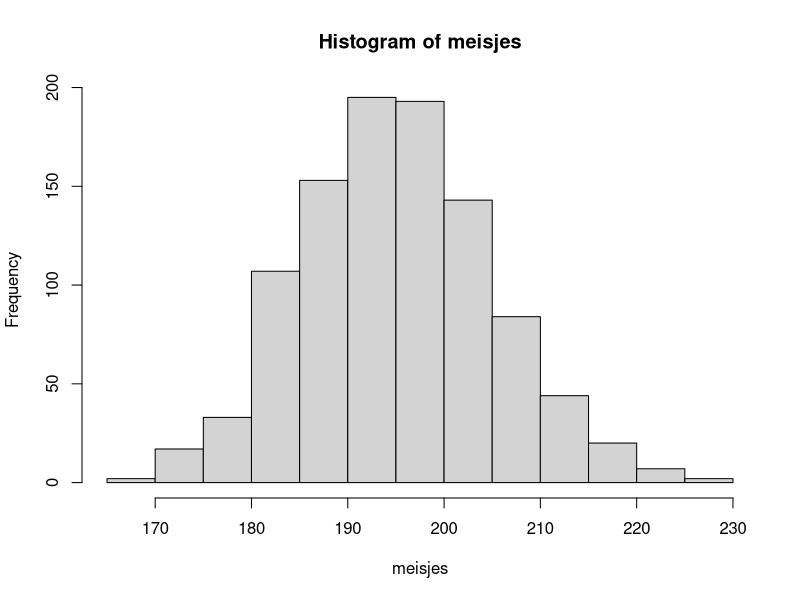
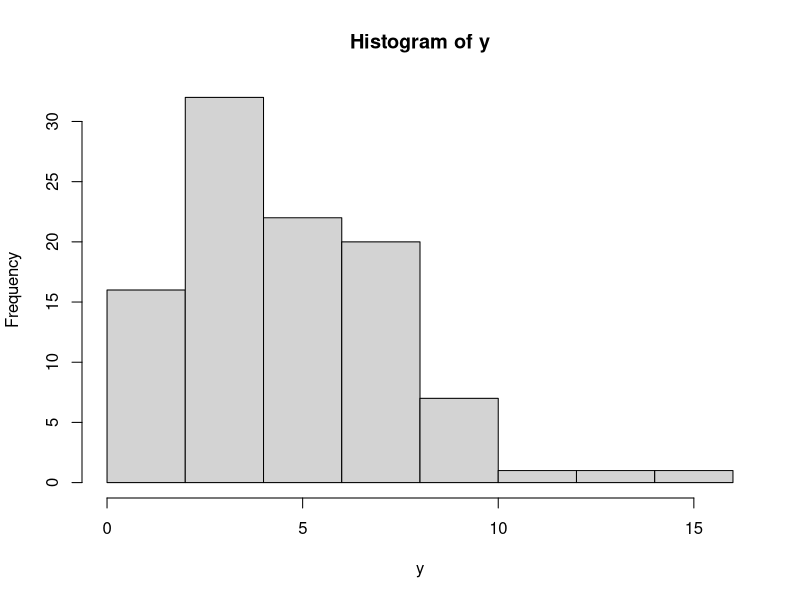
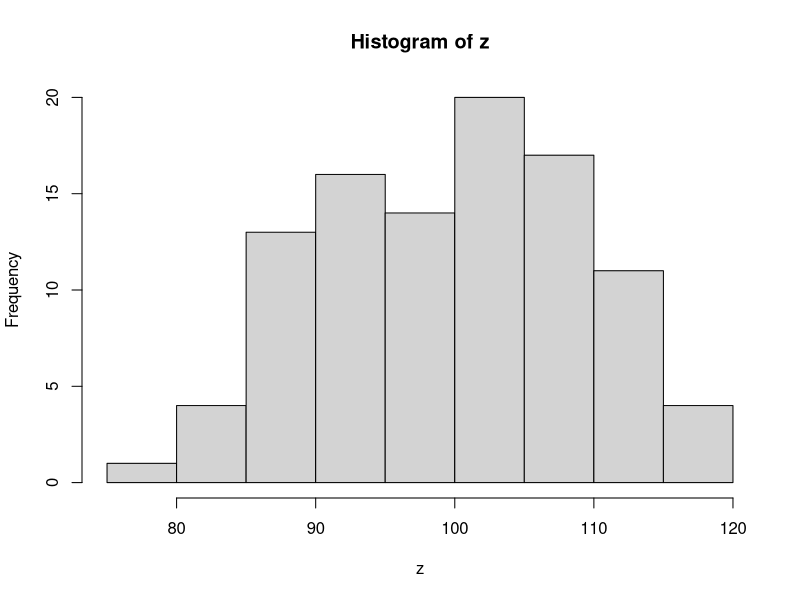

These charts were generated, in order, by the following R code:
## ---- chunk 1
worpen <- sample(c("k", "m"), size = 15, replace = TRUE)
worpen
table(worpen)
## ---- chunk 2
worpen <- sample(0:1, size = 15, replace = TRUE)
worpen
table(worpen)
## ---- chunk 3
worpen <- sample(1:6, size = 50, replace = TRUE)
table(worpen)
## ---- chunk 4
meisjes <- rbinom(1, size = 400, prob = 0.488)
meisjes
## ---- chunk 5
n = 1000
meisjes <- rbinom(n, size = 400, prob = 0.488)
hist(meisjes)
## ---- chunk 6
y <- rpois(n = 100, lambda = 5)
summary(y)
hist(y)
## ---- chunk 7
z <- rpois(n = 100, lambda = 100)
summary(z)
hist(z)
